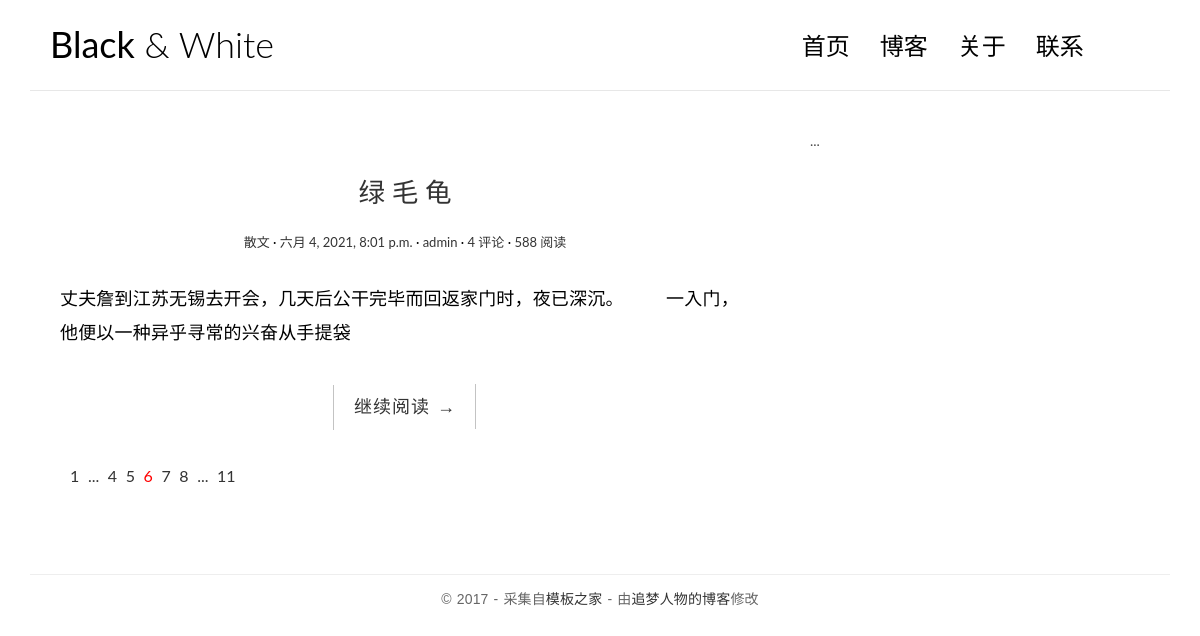
The page / on the database its author committed.
### blog/models.py (models this page shows, shortened)
class Post(models.Model):
    title = models.CharField('标题', max_length=70)
    body = models.TextField('正文')
    created_time = models.DateTimeField('创建时间')
    modified_time = models.DateTimeField('修改时间')
    excerpt = models.CharField('摘要', max_length=200, blank=True)
    category = models.ForeignKey(Category, verbose_name='分类', on_delete=models.CASCADE)
    tags = models.ManyToManyField(Tag, verbose_name='标签', blank=True)
    author = models.ForeignKey(User, verbose_name='作者', on_delete=models.CASCADE)
    class Meta:
        verbose_name = '文章'
        verbose_name_plural = verbose_name
    def get_absolute_url(self):
        return reverse('blog:detail', kwargs={'pk': self.pk})

class Category(models.Model):
    name = models.CharField(max_length=100)
    class Meta:
        verbose_name = '分类'
        verbose_name_plural = verbose_name

### blog/views.py (the view)
# urls.py: path('', views.index, name='index'),
def index(request):
    post_list = Post.objects.all().order_by('-created_time')
    return render(request, 'blog/index.html', context={'post_list': post_list})

### templates/blog/index.html (shortened to what this page needs)
{% extends 'base.html' %}
{% block main %}
    {% for post in post_list %}
         <article class="post post-{{ post.pk }}">
            <header class="entry-header">
                <h1 class="entry-title">
                     <a href="{{ post.get_absolute_url }}">{{ post.title }}</a>
                </h1>
                <div class="entry-meta">
                  <span class="post-category"><a href="#">{{ post.category.name }}</a></span>
                  <span class="post-date"><a href="#"><time class="entry-date"
                                                            datetime="{{ post.created_time }}">{{ post.created_time }}</time></a></span>
                  <span class="post-author"><a href="#">{{ post.author }}</a></span>
                  <span class="comments-link"><a href="#">4 评论</a></span>
                  <span class="views-count"><a href="#">588 阅读</a></span>
                </div>
            </header>
                <div class="entry-content clearfix">
                  <p>{{ post.excerpt }}</p>
                  <div class="read-more cl-effect-14">
                    <a href="{{ post.get_absolute_url }}" class="more-link">继续阅读 <span class="meta-nav">→</span></a>
                  </div>
                </div>
        </article>
    {% empty %}
        <div class="no-post">暂时还没有发布的文章！</div>
    {% endfor %}
    <div class="pagination">
        <ul>
            <li><a href="">1</a></li>
            <li><a href="">...</a></li>
            <li><a href="">4</a></li>
            <li><a href="">5</a></li>
            <li class="current"><a href="">6</a></li>
            <li><a href="">7</a></li>
            <li><a href="">8</a></li>
            <li><a href="">...</a></li>
            <li><a href="">11</a></li>
        </ul>
    </div>
{% endblock main %}

### templates/base.html (shortened to what this page needs)
{% load static %}
<!DOCTYPE html>
<html>
<head>
    <link rel="stylesheet" href="http://code.ionicframework.com/ionicons/2.0.1/css/ionicons.min.css">
    <link rel="stylesheet" href="{% static 'blog/css/bootstrap.min.css' %}">
    <link rel="stylesheet" href="{% static 'blog/css/pace.css' %}">
    <link rel="stylesheet" href="{% static 'blog/css/custom.css' %}">
    <link href="https://cdn.bootcss.com/highlight.js/9.15.8/styles/github.min.css" rel="stylesheet">
</head>
<body>
    <div class="container">
        <header id="site-header">
            <div class="row">
                <div class="col-md-4 col-sm-5 col-xs-8">
                    <div class="logo">
                        <h1><a href="index.html"><b>Black</b> &amp; White</a></h1>
                    </div>
                </div>
                <div class="col-md-8 col-sm-7 col-xs-4">
                    <nav class="main-nav" role="navigation">
                        <div class="collapse navbar-collapse" id="bs-example-navbar-collapse-1">
                            <ul class="nav navbar-nav navbar-right">
                                <li class="cl-effect-11"><a href="index.html" data-hover="首页">首页</a></li>
                                <li class="cl-effect-11"><a href="full-width.html" data-hover="博客">博客</a></li>
                                <li class="cl-effect-11"><a href="about.html" data-hover="关于">关于</a></li>
                                <li class="cl-effect-11"><a href="contact.html" data-hover="联系">联系</a></li>
                            </ul>
                        </div>
                    </nav>
                </div>
            </div>
        </header>
    </div>
    <div class="content-body">
        <div class="container">
            <div class="row">
                <main class="col-md-8">
                    {% block main %}
                    {% endblock main %}
                </main>
                <aside class="col-md-4">
                  ...
                </aside>
            </div>
        </div>
    </div>
    <footer id="site-footer">
        <div class="container">
            <div class="row">
                <div class="col-md-12">
                    <p class="copyright">&copy 2017 - 采集自<a href="http://www.cssmoban.com/"
                                                            target="_blank" title="模板之家">模板之家</a>
                        - 由<a href="http://zmrenwu.com/" title="网页模板" target="_blank">追梦人物的博客</a>修改
                    </p>
                </div>
            </div>
        </div>
    </footer>
</body>
</html>

### blog/static/blog/css/custom.css (style rules this page uses)
* { outline: none; }
h1, h2, h3, h4, h5, h6 { margin-top: 0; }
b { font-weight: 400; }
a { color: #333; }
body { color: #444; font-family: 'Lato', sans-serif; }
p { font-family: 'Ubuntu', sans-serif; font-weight: 400; word-spacing: 1px; letter-spacing: 0.01em; }
#site-header { background-color: #FFF; padding: 25px 20px; margin-bottom: 40px; border-bottom: 1px solid #e7e7e7; }
.logo h1 a { color: #000; }
.logo h1 { margin: 0; font-family: 'Lato', sans-serif; font-weight: 300; }
.main-nav { margin-top: 11px; max-width: 95%; }
.main-nav a { color: #000000 !important; padding: 0 0 5px 0 !important; margin-right: 30px; font-family: 'Lato', sans-serif; font-weight: 300; font-size: 24px; }
.cl-effect-11 a { padding: 10px 0; color: #0972b4; text-shadow: none; }
.cl-effect-11 a::before { position: absolute; top: 0; left: 0; overflow: hidden; padding: 0 0 5px 0 !important; max-width: 0; border-bottom: 1px solid #000; color: #000; content: attr(data-hover); white-space: nowrap; -webkit-transition: max-width 0.5s; -moz-transition: max-width 0.5s; transition: max-width 0.5s; }
.content-body { padding-bottom: 4em; }
.post { background: #fff; padding: 30px 30px 0; }
.entry-title { text-align: center; font-size: 1.9em; margin-bottom: 20px; line-height: 1.6; padding: 10px 20px 0; }
.entry-meta { text-align: center; color: #DDDDDD; font-size: 13px; margin-bottom: 30px; }
.entry-content { font-size: 18px; line-height: 1.9; font-weight: 300; color: #000; }
.post-category::after, .post-date::after, .post-author::after, .comments-link::after { content: ' ·'; color: #000; }
.read-more { font-family: 'Ubuntu', sans-serif; font-weight: 400; word-spacing: 1px; letter-spacing: 0.01em; text-align: center; margin-top: 20px; }
.cl-effect-14 a { padding: 0 20px; height: 45px; line-height: 45px; position: relative; display: inline-block; margin: 15px 25px; letter-spacing: 1px; font-weight: 400; text-shadow: 0 0 1px rgba(255, 255, 255, 0.3); }
.cl-effect-14 a::before, .cl-effect-14 a::after { position: absolute; width: 45px; height: 1px; background: #C3C3C3; content: ''; -webkit-transition: all 0.3s; -moz-transition: all 0.3s; transition: all 0.3s; pointer-events: none; }
.cl-effect-14 a::before { top: 0; left: 0; -webkit-transform: rotate(90deg); -moz-transform: rotate(90deg); transform: rotate(90deg); -webkit-transform-origin: 0 0; -moz-transform-origin: 0 0; transform-origin: 0 0; }
.cl-effect-14 a::after { right: 0; bottom: 0; -webkit-transform: rotate(90deg); -moz-transform: rotate(90deg); transform: rotate(90deg); -webkit-transform-origin: 100% 0; -moz-transform-origin: 100% 0; transform-origin: 100% 0; }
#site-footer { padding-top: 10px; padding: 0 0 1.5em 0; }
.copyright { text-align: center; padding-top: 1em; margin: 0; border-top: 1px solid #eee; color: #666; }
.pagination ul { list-style: none; }
.pagination ul li { display: inline-block; font-size: 16px; margin-right: 5px; }
.current a { color: red; }

### rows shown on the page
Post: title "绿 毛 龟", category.name "散文", created_time "六月 4, 2021, 8:01 p.m.", author "admin", excerpt "丈夫詹到江苏无锡去开会，几天后公干完毕而回返家门时，夜已深沉。 一入门，他便以一种异乎寻常的兴奋从手提袋"
